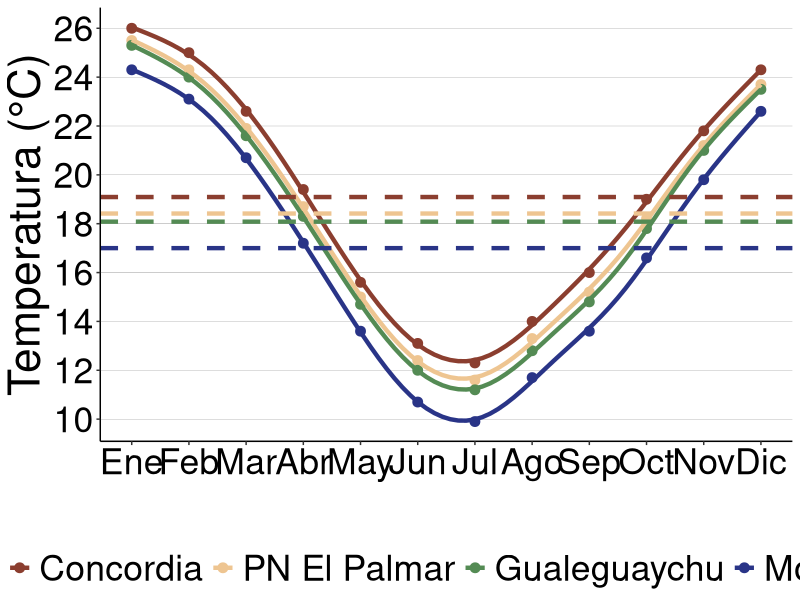
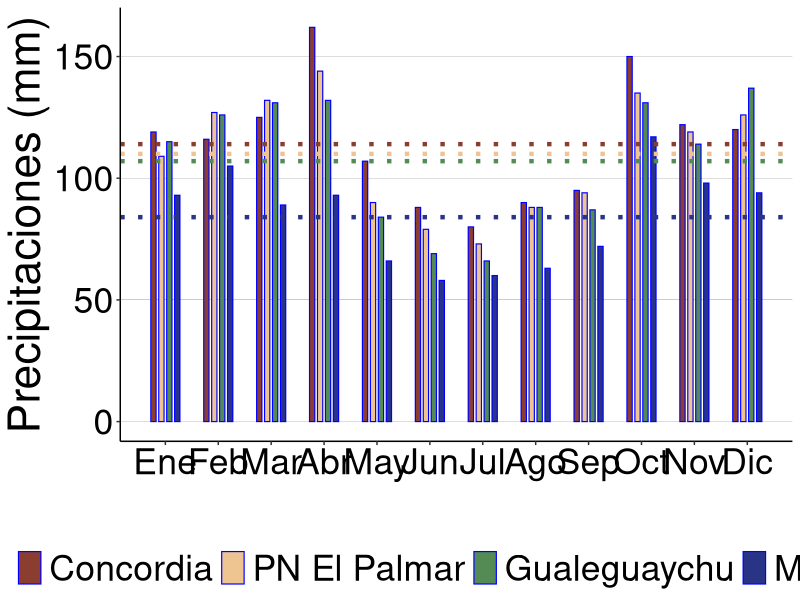

Source code (R) for these figures, in order:
## ---- chunk 1
knitr::opts_chunk$set(warning = FALSE, message = FALSE, echo = FALSE)

#Load library
library(readxl)

#Create object "dataclim" which contains climate data
dataclim <- read_excel("database.xlsx", sheet = "II_ER_clima")

dataclim$site<-factor(dataclim$site,levels=c("Concordia", "Palmar","Gualeguaychu","Moreno"),labels = c("Concordia", "PN El Palmar","Gualeguaychu","Moreno"))

# months <- c("Jan", "Feb", "Mar", "Apr", "May", "Jun", "Jul", "Aug", "Sep", "Oct", "Nov", "Dec")
# dataclim$month<-factor(dataclim$month,levels=months)

## ---- chunk 2
knitr::opts_chunk$set(warning = FALSE, message = FALSE, echo = FALSE)

library(dplyr)

table_clim <- dataclim %>%
  dplyr::group_by(site) %>%
  dplyr::summarise(n=n(),
                   Mean=mean(T_mean),
                   sd=sd(T_mean))

## ---- chunk 3
knitr::opts_chunk$set(warning = FALSE, message = FALSE, echo = FALSE)

library(ggplot2)
temp_month_clim<-ggplot(dataclim, aes(x=month, y=T_mean, color=site)) +
  geom_point(size=3)+
  geom_smooth(method = "gam",se=F,size=1.5)+
  # geom_errorbar(aes(ymin=T_min, ymax=T_max),
  #               width=0.2, position=position_dodge(0))+
  scale_color_manual(values=c("coral4","burlywood2","palegreen4","#293487"))+
  labs(y="Temperatura (°C)", x="")+
  theme_classic()+
  theme(panel.grid.major.y = element_line(size=0.05, color='black'))+
  theme(panel.grid.major.x = element_blank())+
  theme(text = element_text(size=32, color='black'))+
  theme(axis.text = element_text(color='black'))+
  theme(legend.title=element_blank())+
  theme(legend.position = "bottom")+
  scale_x_continuous(breaks = 1:12, labels = c("Ene", "Feb", "Mar", "Abr", "May", "Jun", "Jul", "Ago", "Sep", "Oct", "Nov", "Dic"))+
   scale_y_continuous(breaks = seq(0, max(28), by = 2))+
  geom_hline(yintercept = 19.09166667, color = "coral4", linetype = "dashed", size = 1.5)+
  geom_hline(yintercept = 18.41666667, color = "burlywood2", linetype = "dashed", size = 1.5)+
  geom_hline(yintercept = 18.08333333, color = "palegreen4", linetype = "dashed", size = 1.5)+
  geom_hline(yintercept = 17.00000000, color = "#293487", linetype = "dashed", size = 1.5)
temp_month_clim

# c("Jan", "Feb", "Mar", "Apr", "May", "Jun", "Jul", "Aug", "Sep", "Oct", "Nov", "Dec")
## ---- chunk 4
knitr::opts_chunk$set(warning = FALSE, message = FALSE, echo = FALSE)

library(dplyr)
table_ppmean<-dataclim %>%
  dplyr::group_by(site) %>%
  dplyr::summarise(Mean=mean(PP_mean))

## ---- chunk 5
knitr::opts_chunk$set(warning = FALSE, message = FALSE, echo = FALSE)

library(ggplot2)
prec_month_clim<-ggplot(dataclim, aes(x=month, y=PP_mean, fill=site, width=.4)) +
  stat_summary(size = .4, geom = "bar",position=position_dodge(0.6), color="blue") +
  scale_fill_manual(values=c("coral4","burlywood2","palegreen4","#293487"))+
  labs(y="Precipitaciones (mm)", x="")+
  theme_classic()+
  theme(panel.grid.major.y = element_line(size=0.05, color='black'))+
  theme(panel.grid.major.x = element_blank())+
  theme(text = element_text(size=32, color='black'))+
  theme(axis.text = element_text(color='black'))+
  theme(legend.title=element_blank())+
  theme(legend.position = "bottom")+
  scale_x_continuous(breaks = 1:12, labels = c("Ene", "Feb", "Mar", "Abr", "May", "Jun", "Jul", "Ago", "Sep", "Oct", "Nov", "Dic"))+
  geom_hline(yintercept = 114, color = "coral4", linetype = 3, size = 1.5)+
  geom_hline(yintercept = 110, color = "burlywood2", linetype = 3, size = 1.5)+
  geom_hline(yintercept = 107, color = "palegreen4", linetype = 3, size = 1.5)+
geom_hline(yintercept = 84, color = "#293487", linetype = 3, size = 1.5)
prec_month_clim

